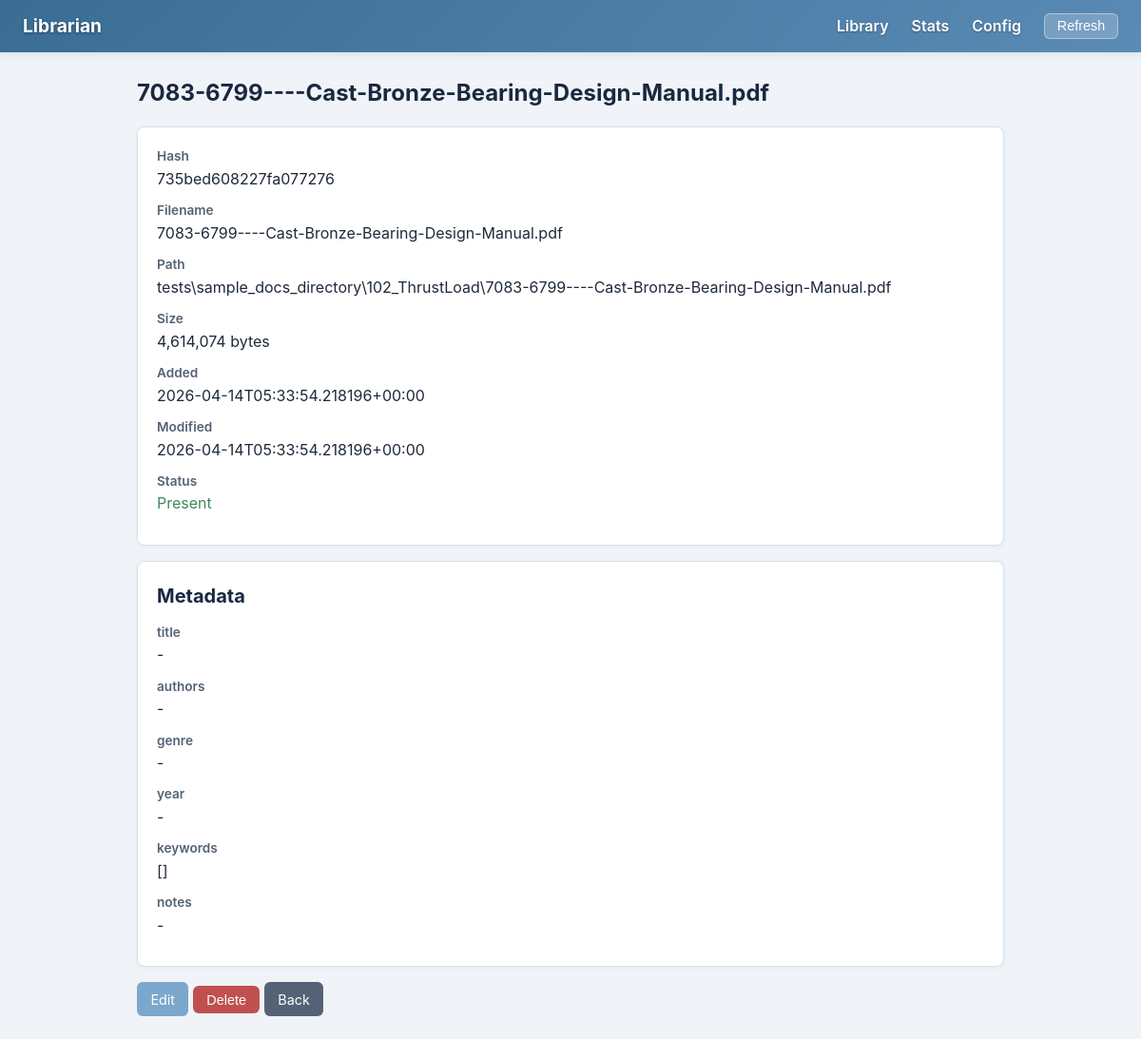
/entry/735bed608227fa077276, run on the app's committed database.
### tables this page shows
CREATE TABLE files (
            file_hash     TEXT PRIMARY KEY,
            filename      TEXT NOT NULL,
            rel_path      TEXT NOT NULL,
            file_size     INTEGER NOT NULL,
            date_added    TEXT NOT NULL,
            date_modified TEXT NOT NULL,
            missing       INTEGER NOT NULL DEFAULT 0
        );

CREATE TABLE metadata (
            file_hash   TEXT NOT NULL,
            field_name  TEXT NOT NULL,
            field_value TEXT NOT NULL DEFAULT '',
            PRIMARY KEY (file_hash, field_name),
            FOREIGN KEY (file_hash) REFERENCES files(file_hash) ON DELETE CASCADE
        );

### gui/app.py (the view)
    @app.route("/entry/<hash_prefix>")
    def detail(hash_prefix):
        lib = get_lib()
        entry = lib.get_entry(hash_prefix)
        if entry is None:
            flash("Entry not found.", "error")
            return redirect(url_for("index"))
        fields = lib.get_meta_config()["fields"]
        return render_template("detail.html", entry=entry, fields=fields, edit_mode=False)

### lib/api.py (called while the page is built)
    def get_entry(self, file_hash: str) -> dict | None:
        full_hash = database.resolve_hash_prefix(self._conn, file_hash)
        if full_hash is None:
            return None
        return database.get_entry(self._conn, full_hash)

    def get_meta_config(self) -> dict:
        return self._config

    def close(self) -> None:
        self._conn.close()

### lib/database.py (called while the page is built)
def get_entry(conn: sqlite3.Connection, file_hash: str) -> dict | None:
    row = conn.execute("SELECT * FROM files WHERE file_hash = ?", (file_hash,)).fetchone()
    if row is None:
        return None
    entry = dict(row)
    meta_rows = conn.execute(
        "SELECT field_name, field_value FROM metadata WHERE file_hash = ?",
        (file_hash,),
    ).fetchall()
    entry["metadata"] = {r["field_name"]: r["field_value"] for r in meta_rows}
    return entry

def resolve_hash_prefix(conn: sqlite3.Connection, prefix: str) -> str | None:
    rows = conn.execute(
        "SELECT file_hash FROM files WHERE file_hash LIKE ?",
        (prefix + "%",),
    ).fetchall()
    if len(rows) == 1:
        return rows[0]["file_hash"]
    return None

### gui/templates/detail.html (shortened to what this page needs)
{% extends "base.html" %}
{% block content %}
{% if edit_mode %}
<h1>Edit: {{ entry.filename }}</h1>
<form method="post">
    <div class="card">
        <dl>
            <dt>Hash</dt><dd>{{ entry.file_hash }}</dd>
            <dt>Path</dt><dd>{{ entry.rel_path }}</dd>
            <dt>Size</dt><dd>{{ "{:,}".format(entry.file_size) }} bytes</dd>
        </dl>
    </div>
    {% for field_def in fields %}
    <div class="form-group">
        <label>{{ field_def.name }}{% if field_def.get('required') %} *{% endif %}</label>
        {% if field_def.type == 'choice' %}
        <select name="{{ field_def.name }}">
            <option value="">-- select --</option>
            {% for ch in field_def.get('choices', []) %}
            <option value="{{ ch }}" {% if entry.metadata.get(field_def.name) == ch %}selected{% endif %}>{{ ch }}</option>
            {% endfor %}
        </select>
        {% elif field_def.type == 'list' %}
        <input type="text" name="{{ field_def.name }}" value="{{ entry.metadata.get(field_def.name, '')|join(', ') if entry.metadata.get(field_def.name, '') is iterable and entry.metadata.get(field_def.name, '') is not string else entry.metadata.get(field_def.name, '') }}" placeholder="Comma-separated values">
        {% else %}
        <input type="text" name="{{ field_def.name }}" value="{{ entry.metadata.get(field_def.name, '') }}">
        {% endif %}
    </div>
    {% endfor %}
    <button class="btn btn-primary" type="submit">Save</button>
    <a href="{{ url_for('detail', hash_prefix=entry.file_hash) }}" class="btn btn-secondary">Cancel</a>
</form>
{% else %}
<h1>{{ entry.filename }}</h1>
<div class="card">
    <dl>
        <dt>Hash</dt><dd>{{ entry.file_hash }}</dd>
        <dt>Filename</dt><dd>{{ entry.filename }}</dd>
        <dt>Path</dt><dd>{{ entry.rel_path }}</dd>
        <dt>Size</dt><dd>{{ "{:,}".format(entry.file_size) }} bytes</dd>
        <dt>Added</dt><dd>{{ entry.date_added }}</dd>
        <dt>Modified</dt><dd>{{ entry.date_modified }}</dd>
        <dt>Status</dt>
        <dd>
            {% if entry.missing %}
                <span class="status-missing">MISSING</span>
            {% else %}
                <span class="status-present">Present</span>
            {% endif %}
        </dd>
    </dl>
</div>
<div class="card">
    <h2>Metadata</h2>
    <dl>
        {% for field_def in fields %}
        <dt>{{ field_def.name }}</dt>
        <dd>{{ entry.metadata.get(field_def.name, '-') or '-' }}</dd>
        {% endfor %}
    </dl>
</div>
<a href="{{ url_for('edit_entry', hash_prefix=entry.file_hash) }}" class="btn btn-primary">Edit</a>
<form action="{{ url_for('delete_entry_route', hash_prefix=entry.file_hash) }}" method="post" style="display:inline" onsubmit="return confirm('Delete this entry?');">
    <button class="btn btn-danger" type="submit">Delete</button>
</form>
<a href="{{ url_for('index') }}" class="btn btn-secondary">Back</a>
{% endif %}
{% endblock %}

### gui/templates/base.html (shortened to what this page needs)
<!DOCTYPE html>
<html lang="en">
<head>
    <link rel="stylesheet" href="{{ url_for('static', filename='style.css') }}">
</head>
<body>
    <nav>
        <span class="brand">Librarian</span>
        <a href="{{ url_for('index') }}">Library</a>
        <a href="{{ url_for('stats') }}">Stats</a>
        <a href="{{ url_for('config_page') }}">Config</a>
        <form action="{{ url_for('refresh') }}" method="post">
            <button type="submit">Refresh</button>
        </form>
    </nav>
    <div class="container">
        {% block content %}{% endblock %}
    </div>
</body>
</html>

### gui/static/style.css (style rules this page uses)
:root { --primary: #7ba7cc; --primary-light: #a8c8e8; --primary-dark: #3a6d94; --danger: #e8a0a0; --danger-dark: #c05050; --success: #8cc5a0; --success-dark: #3d8a5c; --warning: #e8c88a; --bg: #f0f4f8; --card-bg: #ffffff; --border: #d6e0ec; --text: #1e2a3a; --text-muted: #546275; --heading: #1a2840; --pink: #e8b4c8; --pink-light: #fce4ef; --green-light: #e2f5e9; --blue-light: #e0edf8; }
* { box-sizing: border-box; margin: 0; padding: 0; }
body { font-family: -apple-system, BlinkMacSystemFont, "Segoe UI", Roboto, sans-serif; background: var(--bg); color: var(--text); line-height: 1.6; }
nav { background: linear-gradient(135deg, #3a6d94 0%, #5a8bb5 100%); padding: 0.75rem 1.5rem; display: flex; align-items: center; gap: 1.5rem; box-shadow: 0 2px 8px rgba(122,167,204,0.25); }
nav a, nav .brand { color: #fff; text-decoration: none; font-weight: 600; text-shadow: 0 1px 2px rgba(0,0,0,0.3); }
nav .brand { font-size: 1.2rem; font-weight: 700; margin-right: auto; color: #fff; text-shadow: 0 1px 3px rgba(0,0,0,0.4); }
nav form { display: inline; }
nav button { background: rgba(255,255,255,0.2); color: #fff; border: 1px solid rgba(255,255,255,0.4); padding: 0.3rem 0.8rem; border-radius: 6px; cursor: pointer; font-size: 0.9rem; transition: background 0.2s; }
.container { max-width: 80%; margin: 1.5rem auto; padding: 0 1.5rem; }
h1 { margin-bottom: 1rem; font-size: 1.5rem; color: var(--heading); }
h2 { margin-bottom: 0.75rem; font-size: 1.25rem; color: var(--heading); }
.status-present { color: var(--success-dark); }
.btn { display: inline-block; padding: 0.4rem 0.9rem; border: none; border-radius: 6px; cursor: pointer; font-size: 0.9rem; text-decoration: none; color: #fff; transition: opacity 0.2s, transform 0.1s; }
.btn-primary { background: var(--primary); }
.btn-danger { background: var(--danger-dark); }
.btn-secondary { background: var(--text-muted); }
.card { background: var(--card-bg); border-radius: 8px; padding: 1.25rem; box-shadow: 0 1px 4px rgba(122,167,204,0.12); margin-bottom: 1rem; border: 1px solid var(--border); }
.card dt { font-weight: 600; color: var(--text-muted); font-size: 0.85rem; }
.card dd { margin-bottom: 0.6rem; margin-left: 0; }

### data on the page
files: filename "7083-6799----Cast-Bronze-Bearing-Design-Manual.pdf", file_hash "735bed608227fa077276", rel_path "tests\\sample_docs_directory\\102_ThrustLoad\\7083-6799----Cast-Bronze-Bearing-Design-Manual.pdf", file_size "4,614,074", date_added "2026-04-14T05:33:54.218196+00:00", date_modified "2026-04-14T05:33:54.218196+00:00"
metadata: name "title", metadata "-"
metadata: name "authors", metadata "-"
metadata: name "genre", metadata "-"
metadata: name "year", metadata "-"
metadata: name "keywords", metadata "[]"
metadata: name "notes", metadata "-"
